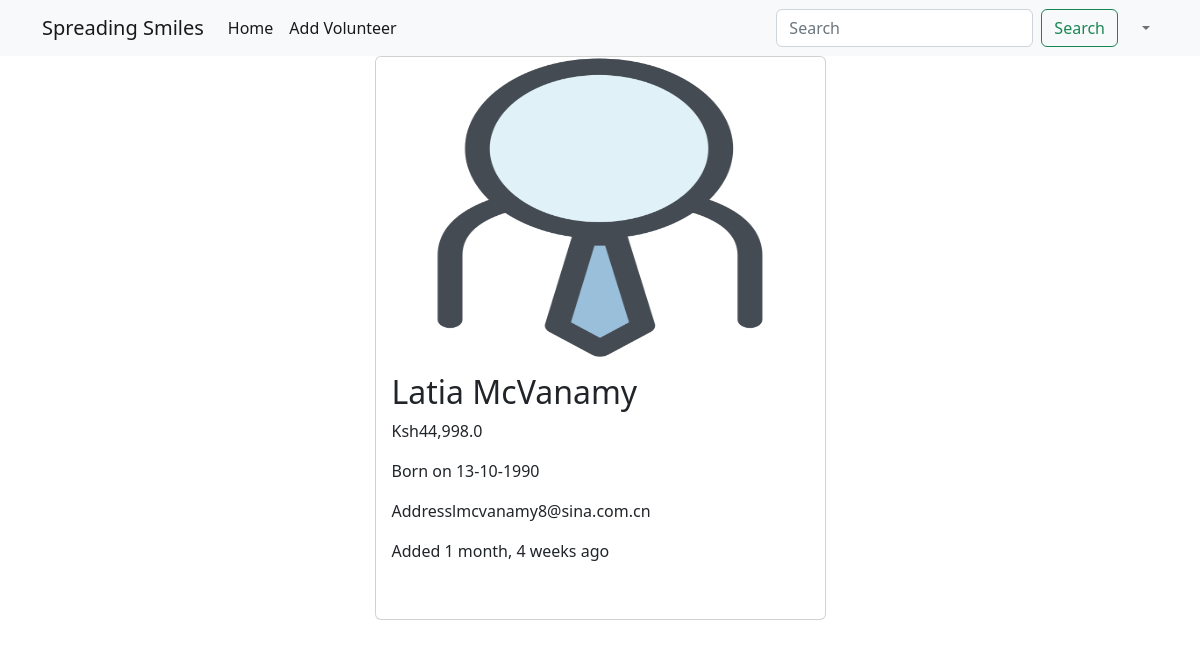
Screenshot of /employees/9 with the database file from the repository.
### main_app/models.py (models this page shows)
class Employee(models.Model):
    name = models.CharField(max_length=40)
    email = models.EmailField(unique=True)
    dob = models.DateField(null=True)
    salary = models.DecimalField(max_digits=6, decimal_places=1)#67000.58
    disabled = models.BooleanField(default= False)
    profile = models.ImageField(upload_to=unique_img_name, null=True ,default = 'employees/employee.png' )
    created_at = models.DateTimeField(auto_now_add=True, null=True)#once during creation
    updated_at = models.DateTimeField(auto_now=True, null=True)#every time an update happens

### main_app/views.py (the view)
# urls.py: path('employees/<int:emp_id>', views.employee_details, name = "details"),
def employee_details(request, emp_id):
    employee = Employee.objects.get(pk=emp_id)  # SELECT * FROM employees
    return render(request, 'employee_details.html', {"employee": employee})

### templates/employee_details.html (shortened to what this page needs)
{% extends 'base_template.html' %}
{% load humanize %}
{% block content %}
    {% include 'layouts/navbar.html' %}
	<div class="container">
    <div class="row justify-content-center">
        <div class="col-sm-5">
            <div class="card">
                {% if employee.profile %}
                	<img src="{{ employee.profile.url}}" height=" 300" width="300" alt="" class="card-img-top">
                {% endif %}
                <div class="card-body">
                    <h2 class="card-title">{{ employee.name}}</h2>
                    <p class="card-text">Ksh{{ employee.salary | intcomma }}</p>
                    <p class="card-text">Born on {{ employee.dob | date:'d-m-Y'  }}</p>
                    <p class="card-text">Address{{ employee.email}}</p>
                    <p class="card-text">Added {{ employee.created_at | naturaltime}}</p>
                    <br>
                </div>
            </div>
        </div>
    </div>
</div>
{% endblock %}

### rows the page displays
Employee: profile (picture), name "Latia McVanamy", salary "44,998.0", dob "13-10-1990", email "lmcvanamy8@sina.com.cn", created_at "1 month, 4 weeks ago"
